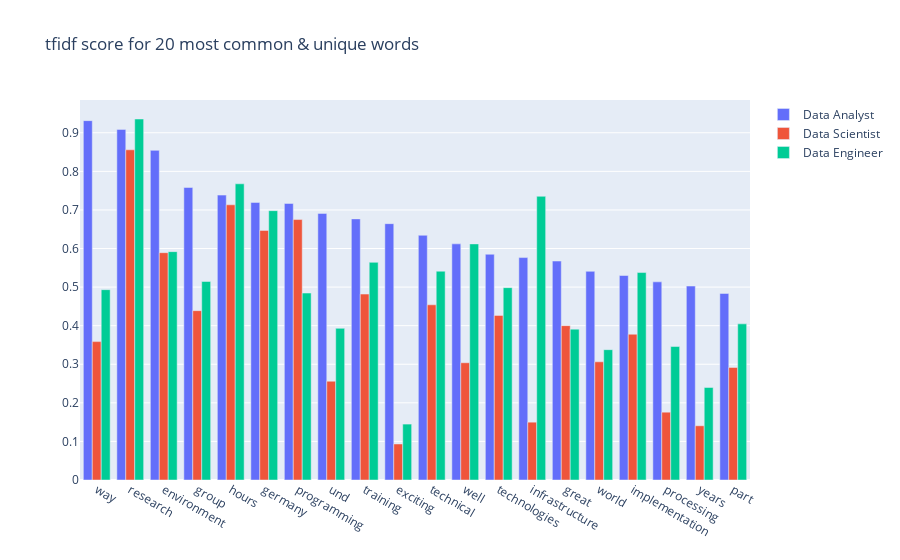

Notebook code cell kept with this figure:
### Code cell
# grouped bar chart
fig = go.Figure(data=[
    go.Bar(name='Data Analyst', x=tfidf_analysis.head(20).index.values, y=tfidf_analysis['Data Analyst']),
    go.Bar(name='Data Scientist', x=tfidf_analysis.head(20).index.values, y=tfidf_analysis['Data Scientist']),
    go.Bar(name='Data Engineer', x=tfidf_analysis.head(20).index.values, y=tfidf_analysis['Data Engineer'])
])
# Change the bar mode
fig.update_layout(barmode='group',title="tfidf score for 20 most common & unique words")
fig.show()

### Figure 1 — Plotly figure (JSON) as saved in the notebook; plotly's stock layout.template omitted (floating-point values rounded to 4 significant figures; data arrays with more than 128 entries replaced by an {"elided": "..."} marker saying what was removed)
{"data": [{"name": "Data Analyst", "type": "bar", "x": ["way", "research", "environment", "group", "hours", "germany", "programming", "und", "training", "exciting", "technical", "well", "technologies", "infrastructure", "great", "world", "implementation", "processing", "years", "part"], "y": {"elided": "200 float values"}}, {"name": "Data Scientist", "type": "bar", "x": ["way", "research", "environment", "group", "hours", "germany", "programming", "und", "training", "exciting", "technical", "well", "technologies", "infrastructure", "great", "world", "implementation", "processing", "years", "part"], "y": {"elided": "200 float values"}}, {"name": "Data Engineer", "type": "bar", "x": ["way", "research", "environment", "group", "hours", "germany", "programming", "und", "training", "exciting", "technical", "well", "technologies", "infrastructure", "great", "world", "implementation", "processing", "years", "part"], "y": {"elided": "200 float values"}}], "layout": {"barmode": "group", "title": {"text": "tfidf score for 20 most common & unique words"}}}
